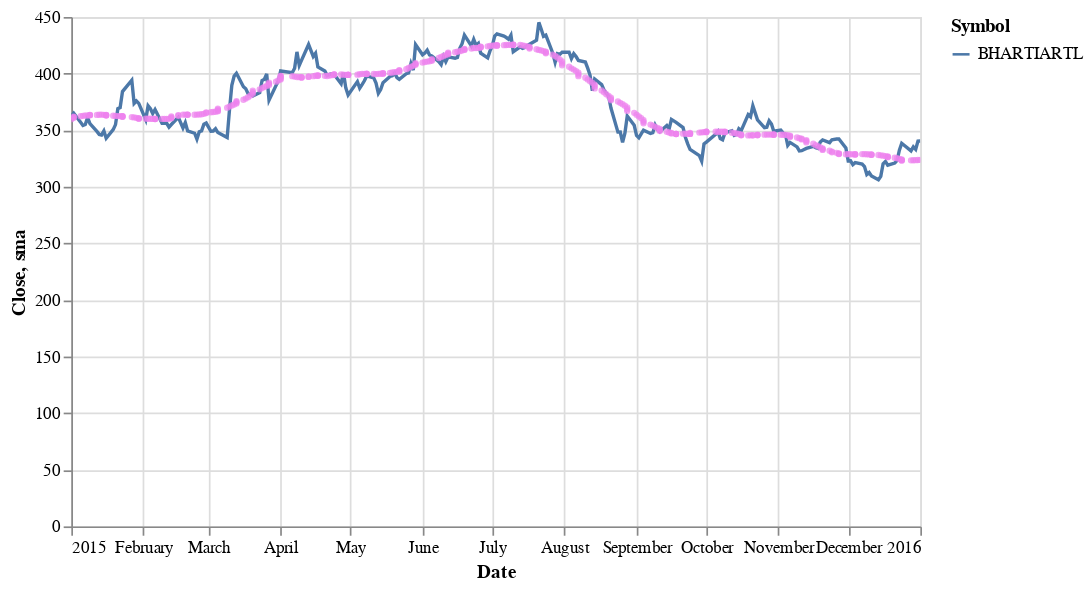

Notebook code cell kept with this figure:
### Code cell
plot_airtel=alt.Chart(data2).mark_line().encode(
    x='Date',
    y='Close',
    color='Symbol'
).interactive()
sma12 = alt.Chart(data2).mark_point(
    color='violet',
    size=3
).transform_window(
    sma='mean(Close)',
    frame=[-25, 25]
).encode(
    x='Date',
    y='sma:Q'
)

(plot_airtel + sma12).properties(width=500,height=300)

### Figure 1 — Vega-Lite specification as saved in the notebook (floating-point values rounded to 4 significant figures; data arrays with more than 128 entries replaced by an {"elided": "..."} marker saying what was removed)
{"config": {"view": {"continuousWidth": 400, "continuousHeight": 300}}, "layer": [{"mark": "line", "encoding": {"color": {"type": "nominal", "field": "Symbol"}, "x": {"type": "temporal", "field": "Date"}, "y": {"type": "quantitative", "field": "Close"}}, "selection": {"selector004": {"type": "interval", "bind": "scales", "encodings": ["x", "y"]}}}, {"mark": {"type": "point", "color": "violet", "size": 3}, "encoding": {"x": {"type": "temporal", "field": "Date"}, "y": {"type": "quantitative", "field": "sma"}}, "transform": [{"window": [{"op": "mean", "field": "Close", "as": "sma"}], "frame": [-25, 25]}]}], "data": {"name": "data-243c358ea130c81d0eb0c05af53fe6d0"}, "height": 300, "width": 500, "$schema": "https://vega.github.io/schema/vega-lite/v4.8.1.json", "datasets": {"data-243c358ea130c81d0eb0c05af53fe6d0": {"elided": "366 records"}}}
